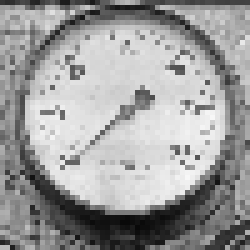
#> input picture positivas/1401078685_949a398e4d.jpg, 50 x 50 px (shown 5 times larger); its folder holds 4 pictures in this run
$ python create_positive_info.py   (Python 2 division)
#> lines starting #> are read from the running program, lines starting #| are printed output that depends on the picture
import requests
import cv2
import numpy as np
import os, shutil

DEST="positivas/"
W=50
H=50
INFO_FILE="positivas.txt"

def get_files(path):
    return os.listdir(path)


def show(str):
    print str


def resize_file(path, file, w, h):

#> called with path = 'positivas/', file = '1401078685_949a398e4d.jpg', w = 50, h = 50
    file_name = path + file
    img = cv2.imread(file_name,cv2.IMREAD_GRAYSCALE)
#> img is the input picture: shape (50, 50); min 9, max 247, mean 156.3
    # should be larger than samples / pos pic (so we can place our image on it)
    resized_image = cv2.resize(img, (w, h))
    cv2.imwrite(file_name,resized_image)
    return file_name


def append_to_info(file_name, info_file):
    with open(info_file, "a") as f:
        f.write(file_name + " 1 0 0 50 50\n")
        f.close()

def delete_info_file(info_file):
    os.unlink(info_file)


def create_positive_info(info_file, path, w, h):
    try:
        delete_info_file(info_file)
    except:
        pass
    files = get_files(path)
    map(lambda file: append_to_info(resize_file(path, file, w, h), info_file), files)
#> call 2 of resize_file, with path = 'positivas/', file = '2071235150_3ee8bbdb6c.jpg', w = 50, h = 50
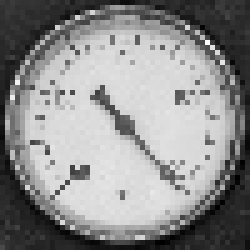
#> input picture positivas/2071235150_3ee8bbdb6c.jpg, 50 x 50 px (shown 5 times larger)
#> in resize_file, img is the input picture: shape (50, 50); min 0, max 254, mean 140.5
#> call 3 of resize_file, with path = 'positivas/', file = '2086351002_a66eb49132.jpg', w = 50, h = 50
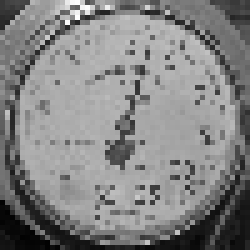
#> input picture positivas/2086351002_a66eb49132.jpg, 50 x 50 px (shown 5 times larger)
#> in resize_file, img is the input picture: shape (50, 50); min 2, max 253, mean 130.7
#> call 4 of resize_file, with path = 'positivas/', file = '2242.60.jpg', w = 50, h = 50
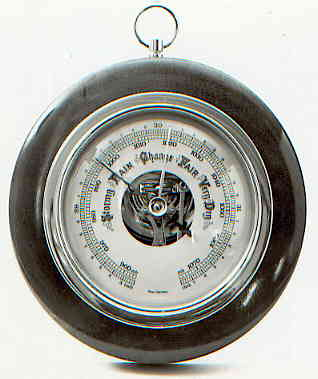
#> input picture positivas/2242.60.jpg, 318 x 379 px
#> in resize_file (call 4), `img = cv2.imread(file_name,cv2.IMREAD_GRAYSCALE)`:
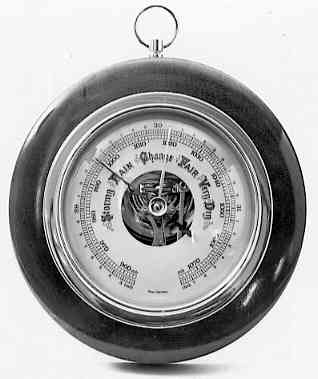
#> img: shape (379, 318); min 0, max 255, mean 169.6
#> in resize_file (call 4), `resized_image = cv2.resize(img, (w, h))`:
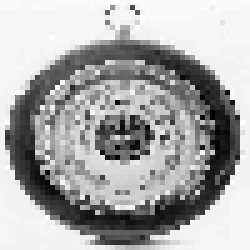
#> resized_image: shape (50, 50) (shown 5 times larger); min 1, max 255, mean 169.4

create_positive_info(INFO_FILE, DEST, W, H)
